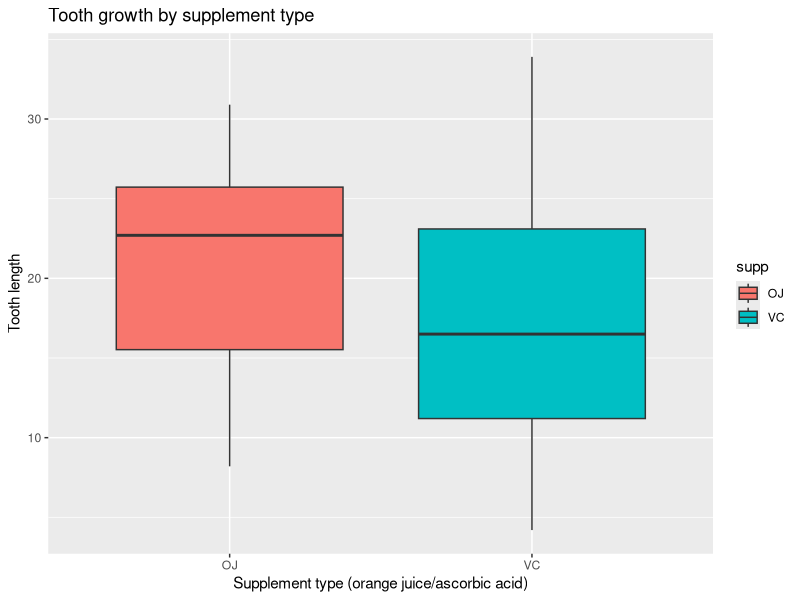
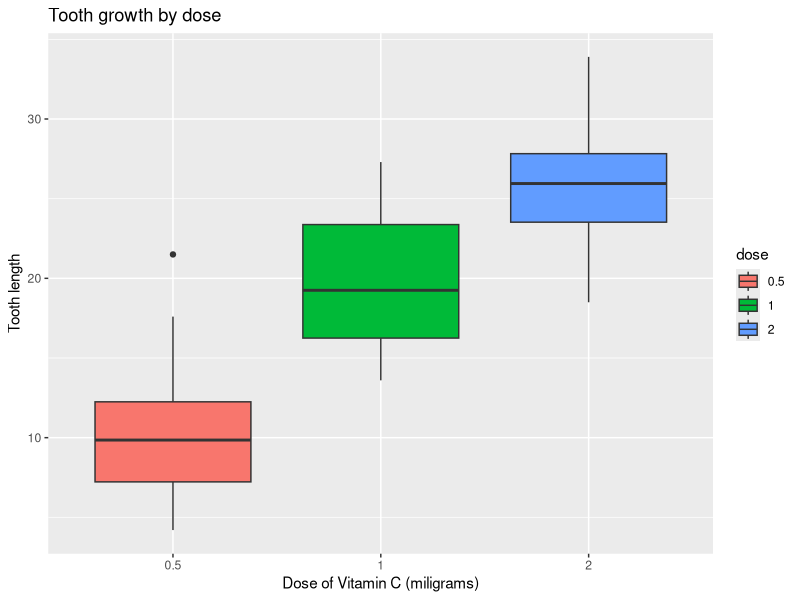
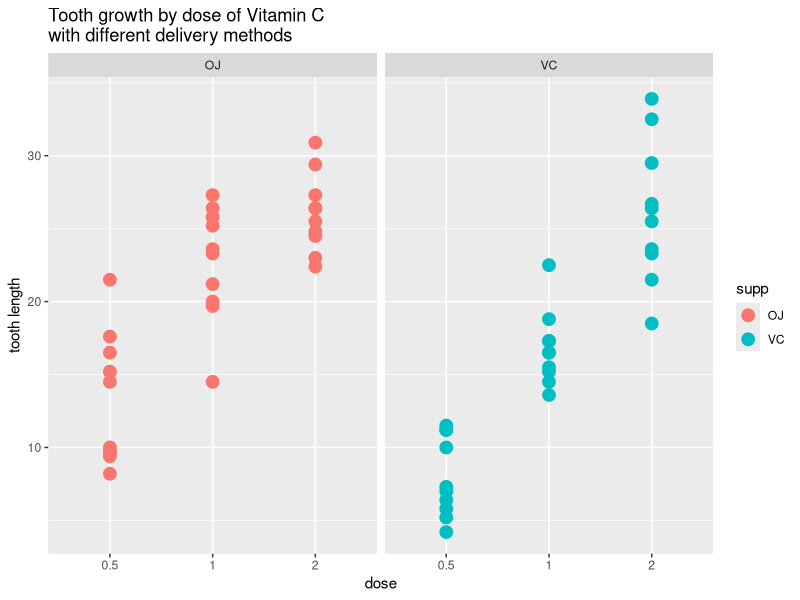

The R source for these figures, in order:
## ---- chunk 1
library(ggplot2)
library(dplyr)
options(scipen=99)
library(datasets)
tg <- ToothGrowth
str(tg)
## ---- chunk 2
head(tg)
summary(tg$len)
## ---- chunk 3
tg$dose <- as.factor(tg$dose)
## ---- chunk 4
ggplot(data = tg, aes(supp, len)) + geom_boxplot(aes(fill = supp)) + ggtitle("Tooth growth by supplement type") + ylab("Tooth length") + xlab("Supplement type (orange juice/ascorbic acid)")
## ---- chunk 5
ggplot(data = tg, aes(dose, len)) + geom_boxplot(aes(fill = dose)) + ggtitle("Tooth growth by dose") + ylab("Tooth length") + xlab("Dose of Vitamin C (miligrams)")
## ---- chunk 6
ggplot(data = tg, aes(dose, len)) + geom_point(aes(colour = supp), size=4) + ggtitle("Tooth growth by dose of Vitamin C\nwith different delivery methods") + ylab("tooth length") + facet_grid(. ~ supp)
## ---- chunk 7
tg %>% group_by(dose) %>% summarise(mean(len))
## ---- chunk 8
with(tg, t.test(len[dose=="0.5"], len[dose=="1"]))
with(tg, t.test(len[dose=="1"], len[dose=="2"]))
with(tg, t.test(len[dose=="0.5"], len[dose=="2"]))
## ---- chunk 9
with(tg, t.test(len[dose=="0.5"], len[dose=="1"]))$p.value
with(tg, t.test(len[dose=="1"], len[dose=="2"]))$p.value
with(tg, t.test(len[dose=="0.5"], len[dose=="2"]))$p.value
## ---- chunk 10
tg %>% group_by(supp) %>% summarise(mean(len))
## ---- chunk 11
with(tg, t.test(len[supp=="OJ"], len[supp=="VC"]))
## ---- chunk 12
with(tg, t.test(len[supp=="OJ" & dose=="0.5"], len[supp=="VC" & dose=="0.5"]))$p.value
with(tg, t.test(len[supp=="OJ" & dose=="1"], len[supp=="VC" & dose=="1"]))$p.value
with(tg, t.test(len[supp=="OJ" & dose=="2"], len[supp=="VC" & dose=="2"]))$p.value
